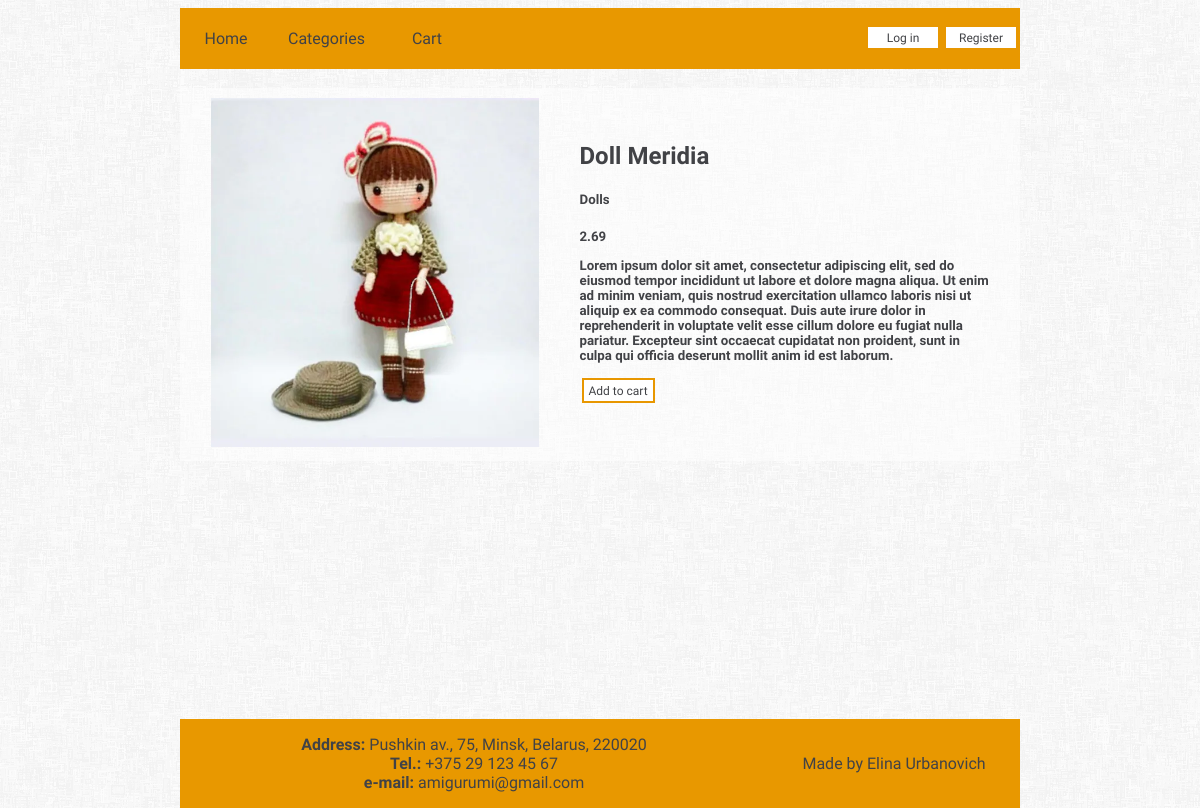
The page /item/12/ on the database its author committed.
### ShopApp/models.py (models this page shows, shortened)
class Item(models.Model):
    category = models.ForeignKey(Category, on_delete=models.CASCADE)
    name = models.CharField(max_length=255, blank=False)
    description = models.TextField(blank=False)
    image = models.ImageField(upload_to='images/')
    price = models.DecimalField(max_digits=4, decimal_places=2)
    in_stock = models.BooleanField(default=True)
    added = models.DateTimeField(auto_now_add=True)

class Category(models.Model):
    name = models.CharField(max_length=255, blank=False)
    class Meta:
        verbose_name_plural = 'Categories'
    def __str__(self):
        return self.name

### ShopApp/views.py (the view)
# urls.py: path('item/<int:item_id>/', ShopAppViews.item, name='item'),
def item(request, item_id):
    item = Item.objects.get(id = item_id)
    return render(request, 'item.html', {'item':item})

### ShopApp/views.py (called while the page is built)
def categories(request):
    return {'categories': Category.objects.all()}

### ShopApp/templates/item.html
{% extends 'base.html' %}
{% block content %}
    <div class="item">
        <div class="image">
            <img width=100% src="{{ item.image.url }}">
        </div>
        <div class="text">
            <h2 id="name{{ item.id }}">{{ item.name }}</h2>
            <h5>{{ item.category }}<h5>
            <p id="price{{ item.id }}">{{ item.price }}<p>
            <p>{{ item.description }}</p>
            <button class="atc" id="{{item.id}}">Add to cart</button>
        </div>
    </div>
{% endblock content %}

### ShopApp/static/ShopApp/styles/styles.css (style rules this page uses)
html { height: 100%; }
body { display: flex; flex-direction: column; height: 100%; }
body { font-family: 'Josefin Sans', sans-serif; color: #414246; margin-left: 15%; margin-right: 15%; background-image: url("/static/ShopApp/images/background34.png"); }
.item { display: flex; flex-wrap: wrap; justify-content: space-around; align-items: center; background-color: rgba(255, 255, 255, 0.5); padding: 10px 10px; }
.image { width: 40%; }
.text { width: 50%; }
button, input { font-family: 'Josefin Sans', sans-serif; background-color: white; font-size: 14px; color: #414246; border: 2px solid #e89700; padding: 3px 5px; padding-top: 4px; margin: 2px; text-align: center; text-decoration: none; font-size: 12px; }

### rows shown on the page
Item: image (picture), name "Doll Meridia", category "Dolls", price "2.69", description "Lorem ipsum dolor sit amet, consectetur adipiscing elit, sed do eiusmod tempor incididunt ut labore et dolore magna aliqua. Ut enim ad minim veniam, quis nostrud exercitation ullamco laboris nisi ut aliquip ex ea commodo consequat. Duis aute irure dolor in reprehenderit in voluptate velit esse cillum dolore eu fugiat nulla pariatur. Excepteur sint occaecat cupidatat non proident, sunt in culpa qui officia deserunt mollit anim id est laborum."
